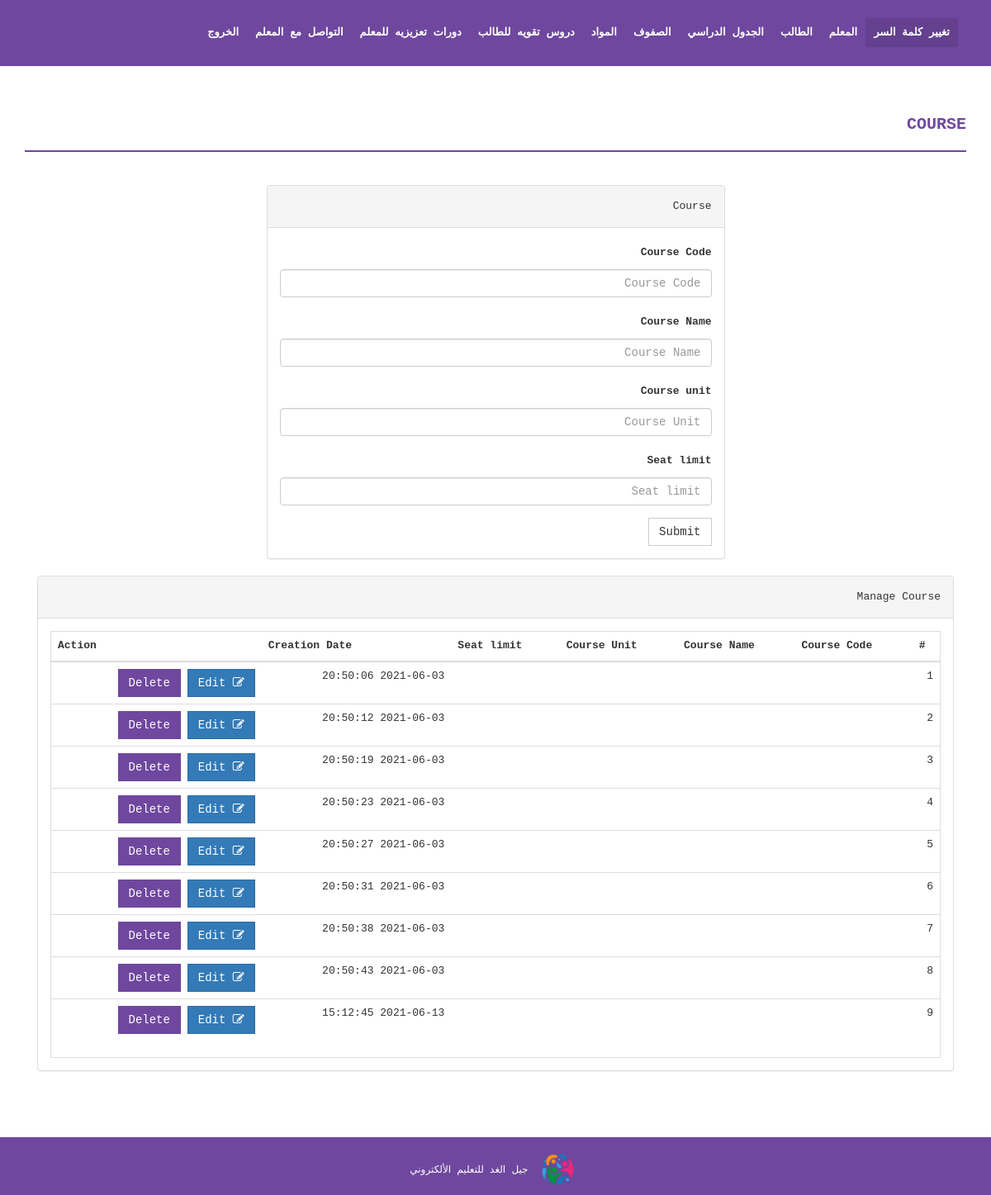
Page /admin/course.php (signed in) on the committed database.
### tables this page shows
CREATE TABLE `course` (
  `id` int(11) NOT NULL,
  `className` varchar(50) DEFAULT NULL,
  `numOfSection` varchar(10) DEFAULT NULL,
  `creationDate` timestamp NULL DEFAULT current_timestamp(),
  `updationDate` varchar(255) DEFAULT NULL
);

### admin/course.php (the view, shortened to what this page needs)
<?php
include('includes/config.php');
if(strlen($_SESSION['alogin'])==0)
    {
header('location:index.php');
}
else{
?>
<!DOCTYPE html>
<html xmlns="http://www.w3.org/1999/xhtml">
<head>
    <link href="assets/css/bootstrap.css" rel="stylesheet" />
    <link href="assets/css/font-awesome.css" rel="stylesheet" />
    <link href="assets/css/style.css" rel="stylesheet" />
</head>
<body>
<?php if($_SESSION['alogin']!="")
{
 include('includes/menubar.php');
}
 ?>
    <div class="content-wrapper">
        <div class="container">
              <div class="row">
                    <div class="col-md-12">
                        <h1 class="page-head-line">Course  </h1>
                    </div>
                </div>
                <div class="row" >
                  <div class="col-md-3"></div>
                    <div class="col-md-6">
                        <div class="panel panel-default">
                        <div class="panel-heading">
                           Course
                        </div>
                        <div class="panel-body">
                       <form name="dept" method="post">
   <div class="form-group">
    <label for="coursecode">Course Code  </label>
    <input type="text" class="form-control" id="coursecode" name="coursecode" placeholder="Course Code" required />
  </div>
 <div class="form-group">
    <label for="coursename">Course Name  </label>
    <input type="text" class="form-control" id="coursename" name="coursename" placeholder="Course Name" required />
  </div>
<div class="form-group">
    <label for="courseunit">Course unit  </label>
    <input type="text" class="form-control" id="courseunit" name="courseunit" placeholder="Course Unit" required />
  </div>
<div class="form-group">
    <label for="seatlimit">Seat limit  </label>
    <input type="text" class="form-control" id="seatlimit" name="seatlimit" placeholder="Seat limit" required />
  </div>
 <button type="submit" name="submit" class="btn btn-default">Submit</button>
</form>
                            </div>
                            </div>
                    </div>
                </div>
                <div class="col-md-12">
                    <div class="panel panel-default">
                        <div class="panel-heading">
                            Manage Course
                        </div>
                        <div class="panel-body">
                            <div class="table-responsive table-bordered">
                                <table class="table">
                                    <thead>
                                        <tr>
                                            <th>#</th>
                                            <th>Course Code</th>
                                            <th>Course Name </th>
                                            <th>Course Unit</th>
                                            <th>Seat limit</th>
                                             <th>Creation Date</th>
                                             <th>Action</th>
                                        </tr>
                                    </thead>
                                    <tbody>
<?php
$sql=mysqli_query($con,"select * from course");
$cnt=1;
while($row=mysqli_fetch_array($sql))
{
?>
                                        <tr>
                                            <td><?php echo $cnt;?></td>
                                            <td><?php echo htmlentities($row['courseCode']);?></td>
                                            <td><?php echo htmlentities($row['courseName']);?></td>
                                            <td><?php echo htmlentities($row['courseUnit']);?></td>
                                             <td><?php echo htmlentities($row['noofSeats']);?></td>
                                            <td><?php echo htmlentities($row['creationDate']);?></td>
                                            <td>
                                            <a href="edit-course.php?id=<?php echo $row['id']?>">
<button class="btn btn-primary"><i class="fa fa-edit "></i> Edit</button> </a>
  <a href="course.php?id=<?php echo $row['id']?>&del=delete" onClick="return confirm('Are you sure you want to delete?')">
                                            <button class="btn btn-danger">Delete</button>
</a>
                                            </td>
                                        </tr>
<?php
$cnt++;
} ?>
                                    </tbody>
                                </table>
                            </div>
                        </div>
                    </div>
                </div>
            </div>
        </div>
  <?php include('includes/footer.php');?>
</body>
</html>
<?php } ?>

### admin/assets/css/style.css (style rules this page uses)
.content-wrapper { margin-top: 40px; min-height: 600px; padding-bottom: 60px; }
.page-head-line { font-weight: 900; padding-bottom: 20px; border-bottom: 2px solid #6F479F; text-transform: uppercase; color: #6F479F; font-size: 20px; margin-bottom: 40px; }
.btn { border-radius: 0px; -webkit-border-radius: 0px; -moz-border-radius: 0px; }

### rows in the picture
course: creationDate "2021-06-03 20:50:06"
course: creationDate "2021-06-03 20:50:12"
course: creationDate "2021-06-03 20:50:19"
course: creationDate "2021-06-03 20:50:23"
course: creationDate "2021-06-03 20:50:27"
course: creationDate "2021-06-03 20:50:31"
course: creationDate "2021-06-03 20:50:38"
course: creationDate "2021-06-03 20:50:43"
course: creationDate "2021-06-13 15:12:45"
